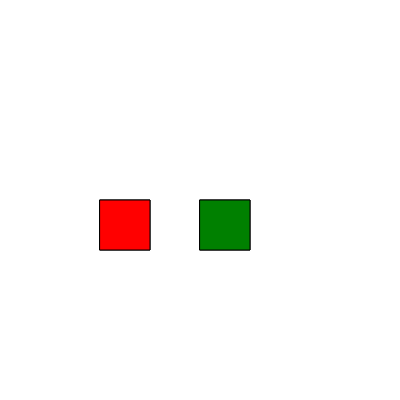
Frame 1 (no input)
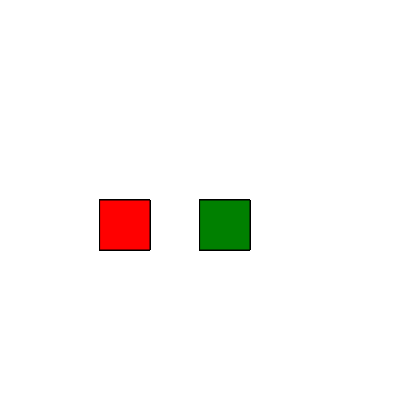
Frame 60 (no input)
Frame 120 (the mouse pressed at the canvas centre since frame 60): identical to frame 60, image omitted

The p5.js sketch that drew these frames (run headless with seeded random() and noise() and a simulated clock; from frame 60 on, the mouse is pressed at the canvas centre):

// p5.js sketch
// ── sketch.js
var button1;
var button2;

function setup() {
  // put setup code here
  createCanvas(400,400);

  button1 = new interface(100,200,50,"red");
  button2 = new interface(200,200,50,"green");
}

function draw() {
  // put drawing code here
  button1.display();
  button1.check();
  button2.display();
  button2.check();
}

function mousePress(){
  if(button1.overlay == true){
    // then do something
    bgColor = "pink"
  }

  if(button2.overlay == true){
    bgColor = "turquoise";
  }
}

function interface(tempX, tempY, tempSize, tempColor){
  this.x = tempX;
  this.y = tempY;
  this.boxSize = tempSize;
  this.boxColor = tempColor;
  this.overlay = false;

  this.display = function(){
    fill(this.boxColor);
    rect(this.x,this.y, this.boxSize, this.boxSize);

  if(this.overlay == true){
    fill(255,100);
    rect(this.x,this.y,this.boxSize,this.boxSize);
    }
  }
  fill(this.boxColor);
  rect(this.x,this.y,this.boxSize,this.boxSize);

  this.check = function(){
    if(mouseX > this.x && mouseX < (this.x + this.boxSize) && mouseY > this.y && mouseY < (this.y + this.boxSize)){
      console.log("over button");
    }else{
      this.overlay = false;
    }
  }
}
